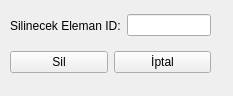
<?xml version="1.0" encoding="UTF-8"?>
<ui version="4.0">
 <class>deleteItem</class>
 <widget class="QWidget" name="deleteItem">
  <property name="geometry">
   <rect>
    <x>0</x>
    <y>0</y>
    <width>233</width>
    <height>96</height>
   </rect>
  </property>
  <property name="minimumSize">
   <size>
    <width>233</width>
    <height>96</height>
   </size>
  </property>
  <property name="maximumSize">
   <size>
    <width>233</width>
    <height>96</height>
   </size>
  </property>
  <property name="windowTitle">
   <string>Eleman Sil</string>
  </property>
  <widget class="QWidget" name="layoutWidget">
   <property name="geometry">
    <rect>
     <x>10</x>
     <y>10</y>
     <width>201</width>
     <height>31</height>
    </rect>
   </property>
   <layout class="QHBoxLayout" name="horizontalLayout">
    <item>
     <layout class="QVBoxLayout" name="verticalLayout">
      <item>
       <widget class="QLabel" name="label">
        <property name="text">
         <string>Silinecek Eleman ID:</string>
        </property>
       </widget>
      </item>
     </layout>
    </item>
    <item>
     <layout class="QVBoxLayout" name="verticalLayout_2">
      <item>
       <widget class="QLineEdit" name="txtId"/>
      </item>
     </layout>
    </item>
   </layout>
  </widget>
  <widget class="QWidget" name="layoutWidget_2">
   <property name="geometry">
    <rect>
     <x>10</x>
     <y>50</y>
     <width>201</width>
     <height>25</height>
    </rect>
   </property>
   <layout class="QHBoxLayout" name="horizontalLayout_2">
    <item>
     <widget class="QPushButton" name="btnDelete">
      <property name="text">
       <string>Sil</string>
      </property>
     </widget>
    </item>
    <item>
     <widget class="QPushButton" name="btnCancel">
      <property name="text">
       <string>İptal</string>
      </property>
     </widget>
    </item>
   </layout>
  </widget>
 </widget>
 <resources/>
 <connections/>
</ui>
